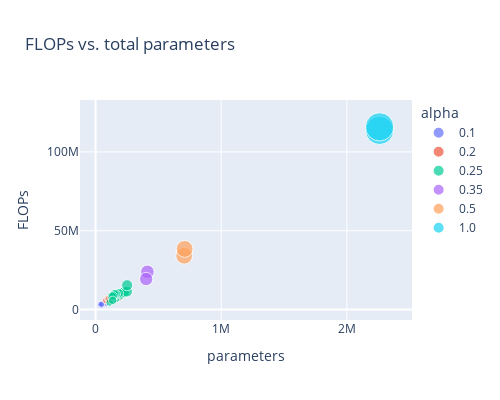

This figure's notebook cell:
### Code cell
flops_params_fig = px.scatter(
    mbnv2_df,
    x="total_params",
    y="OPS_INT8_mltk",
    color="alpha",
    size="tflite_model_INT8_size_kb",
    hover_data=["run_name","alpha", "macs_mltk", "total_params"],
    labels={"total_params": "parameters", "OPS_INT8_mltk": "FLOPs"},
    title=f"FLOPs vs. total parameters",
)
flops_params_fig.update_layout(showlegend=True, width=500, height=400)

flops_params_fig.show()

### Figure 1 — Plotly figure (JSON) as saved in the notebook; plotly's stock layout.template omitted (floating-point values rounded to 4 significant figures)
{"data": [{"customdata": [["mobilenetv2_0.1_96_c3_o2_t3l1024.MV1", "0.1", 1298435], ["mobilenetv2_0.1_96_c3_o2_t6l1024.MV1", "0.1", 1617926], ["mobilenetv2_0.1_96_c3_o2_t5l1024.MV1", "0.1", 1511429], ["mobilenetv2_0.1_96_c3_o2_l5", "0.1", 1692166], ["mobilenetv2_0.1_96_c3_o2_t4l1024.MV1", "0.1", 1404932], ["mobilenetv2_0.1_96_c3_o2_t2l1024.MV1", "0.1", 1191938], ["mobilenetv2_0.1_96_c3_o2_t1l1024.MV1", "0.1", 1085441], ["mobilenetv2_0.1_96_c3_o2_t6l128.MV1", "0.1", 1358086], ["mobilenetv2_0.1_96_c3_o2_t6l256.MV1", "0.1", 1395206], ["mobilenetv2_0.1_96_c3_o2_t6l512.MV1", "0.1", 1469446]], "hovertemplate": "alpha=%{customdata[1]}<br>parameters=%{x}<br>FLOPs=%{y}<br>tflite_model_INT8_size_kb=%{marker.size}<br>run_name=%{customdata[0]}<br>macs_mltk=%{customdata[2]}<extra></extra>", "legendgroup": "0.1", "marker": {"color": "#636efa", "size": [132.9, 159.9, 150.9, 176.5, 141.7, 123.6, 114.6, 105.7, 113.4, 128.9], "sizemode": "area", "sizeref": 6.503, "symbol": "circle"}, "mode": "markers", "name": "0.1", "orientation": "v", "showlegend": true, "type": "scatter", "x": [53810, 67766, 63114, 77494, 58462, 49158, 44506, 33718, 38582, 48310], "xaxis": "x", "y": [2986685, 3744332, 3491783, 3889486, 3239234, 2734136, 2481587, 3191500, 3270476, 3428428], "yaxis": "y"}, {"customdata": [["mobilenetv2_0.2_96_c3_o2_t6l1024.MV1", "0.2", 3487946], ["mobilenetv2_0.2_96_c3_o2_t5l1024.MV1", "0.2", 3125075], ["mobilenetv2_0.2_96_c3_o2_t5l256.MV1", "0.2", 2681171], ["mobilenetv2_0.2_96_c3_o2_t5l128.MV1", "0.2", 2607187], ["mobilenetv2_0.2_96_c3_o2_t6l128.MV1", "0.2", 2970058], ["mobilenetv2_0.2_96_c3_o2_t6l256.MV1", "0.2", 3044042], ["mobilenetv2_0.2_96_c3_o2_t6l512.MV1", "0.2", 3192010], ["mobilenetv2_0.2_96_c3_o2_l5", "0.2", 3635914], ["mobilenetv2_0.2_96_c3_o2_t5l512.MV1", "0.2", 2829139]], "hovertemplate": "alpha=%{customdata[1]}<br>parameters=%{x}<br>FLOPs=%{y}<br>tflite_model_INT8_size_kb=%{marker.size}<br>run_name=%{customdata[0]}<br>macs_mltk=%{customdata[2]}<extra></extra>", "legendgroup": "0.2", "marker": {"color": "#EF553B", "size": [285.1, 261.1, 190.6, 178.9, 202.8, 214.6, 238.1, 309.6, 214.1], "sizemode": "area", "sizeref": 6.503, "symbol": "circle"}, "mode": "markers", "name": "0.2", "orientation": "v", "showlegend": true, "type": "scatter", "x": [163666, 148594, 94834, 85874, 100946, 109906, 127826, 181586, 112754], "xaxis": "x", "y": [7791488, 6977429, 6061205, 5908501, 6722560, 6875264, 7180672, 8084098, 6366613], "yaxis": "y"}, {"customdata": [["mobilenetv2_0.25_96_c3_o2_t4l1024.MV1", "0.25", 3848000], ["mobilenetv2_0.25_96_c3_o2_t6l1024.MV1", "0.25", 5033696], ["mobilenetv2_0.25_96_c3_o2_t5l1024.MV1", "0.25", 4440848], ["mobilenetv2_0.25_96_c3_o2_t6l1024.GAP", "0.25", 5033696], ["mobilenetv2_0.25_96_c3_o2_l5", "0.25", 5218528], ["mobilenetv2_0.25_96_c3_o2_t3l1024.MV1", "0.25", 3255152], ["mobilenetv2_0.25_96_c3_o2_t5l512.MV1", "0.25", 4071184], ["mobilenetv2_0.25_96_c3_o2_t1l1024.MV1", "0.25", 2069456], ["mobilenetv2_0.25_96_c3_o2_t6l512.MV1", "0.25", 4664032], ["mobilenetv2_0.25_96_c3_o2_t6l256.MV1", "0.25", 4479200], ["mobilenetv2_0.25_96_c3_o2_t6l128.MV1", "0.25", 4386784], ["mobilenetv2_0.25_96_c3_o2_t5l128.MV1", "0.25", 3793936], ["mobilenetv2_0.25_96_c3_o2_t5l256.MV1", "0.25", 3886352], ["mobilenetv2_0.25_96_c3_o2_t2l1024.MV1", "0.25", 2662304], ["mobilenetv2_0.25_96_c3_o2_keras", "0.25", 6600352]], "hovertemplate": "alpha=%{customdata[1]}<br>parameters=%{x}<br>FLOPs=%{y}<br>tflite_model_INT8_size_kb=%{marker.size}<br>run_name=%{customdata[0]}<br>macs_mltk=%{customdata[2]}<extra></extra>", "legendgroup": "0.25", "marker": {"color": "#00cc96", "size": [296.4, 365.0, 330.5, 365.3, 393.5, 262.2, 275.5, 193.1, 310.0, 282.5, 268.7, 234.3, 248.0, 227.5, 401.4], "sizemode": "area", "sizeref": 6.503, "symbol": "circle"}, "mode": "markers", "name": "0.25", "orientation": "v", "showlegend": true, "type": "scatter", "x": [181522, 227306, 204414, 227306, 249322, 158630, 160382, 112846, 183274, 161258, 150250, 127358, 138366, 135738, 251330], "xaxis": "x", "y": [8472554, 11084570, 9778562, 11074332, 11450908, 7166546, 9020290, 4554530, 10326298, 9947162, 9757594, 8451586, 8641154, 5860538, 15482906], "yaxis": "y"}, {"customdata": [["mobilenetv2_0.35_96_c3_o2_keras", "0.35", 10656688], ["mobilenetv2_0.35_96_c3_o2_l5", "0.35", 9008662]], "hovertemplate": "alpha=%{customdata[1]}<br>parameters=%{x}<br>FLOPs=%{y}<br>tflite_model_INT8_size_kb=%{marker.size}<br>run_name=%{customdata[0]}<br>macs_mltk=%{customdata[2]}<extra></extra>", "legendgroup": "0.35", "marker": {"color": "#ab63fa", "size": [593.6, 574.3], "sizemode": "area", "sizeref": 6.503, "symbol": "circle"}, "mode": "markers", "name": "0.35", "orientation": "v", "showlegend": true, "type": "scatter", "x": [412770, 402934], "xaxis": "x", "y": [23953850, 19391158], "yaxis": "y"}, {"customdata": [["mobilenetv2_0.5_96_c3_o2_l5", "0.5", 16125376], ["mobilenetv2_0.5_96_c3_o2_keras", "0.5", 17608000]], "hovertemplate": "alpha=%{customdata[1]}<br>parameters=%{x}<br>FLOPs=%{y}<br>tflite_model_INT8_size_kb=%{marker.size}<br>run_name=%{customdata[0]}<br>macs_mltk=%{customdata[2]}<extra></extra>", "legendgroup": "0.5", "marker": {"color": "#FFA15A", "size": [918.8, 927.7], "sizemode": "area", "sizeref": 6.503, "symbol": "circle"}, "mode": "markers", "name": "0.5", "orientation": "v", "showlegend": true, "type": "scatter", "x": [705346, 708786], "xaxis": "x", "y": [34133284, 38473730], "yaxis": "y"}, {"customdata": [["mobilenetv2_1_96_c3_o2_l5", "1.0", 55011712], ["mobilenetv2_1_96_c3_o2_keras", "1.0", 55011712]], "hovertemplate": "alpha=%{customdata[1]}<br>parameters=%{x}<br>FLOPs=%{y}<br>tflite_model_INT8_size_kb=%{marker.size}<br>run_name=%{customdata[0]}<br>macs_mltk=%{customdata[2]}<extra></extra>", "legendgroup": "1.0", "marker": {"color": "#19d3f3", "size": [2597.0, 2601.0], "sizemode": "area", "sizeref": 6.503, "symbol": "circle"}, "mode": "markers", "name": "1.0", "orientation": "v", "showlegend": true, "type": "scatter", "x": [2260546, 2260546], "xaxis": "x", "y": [113643316, 115930322], "yaxis": "y"}], "layout": {"height": 400, "legend": {"itemsizing": "constant", "title": {"text": "alpha"}, "tracegroupgap": 0}, "showlegend": true, "title": {"text": "FLOPs vs. total parameters"}, "width": 500, "xaxis": {"anchor": "y", "domain": [0, 1], "title": {"text": "parameters"}}, "yaxis": {"anchor": "x", "domain": [0, 1], "title": {"text": "FLOPs"}}}}
